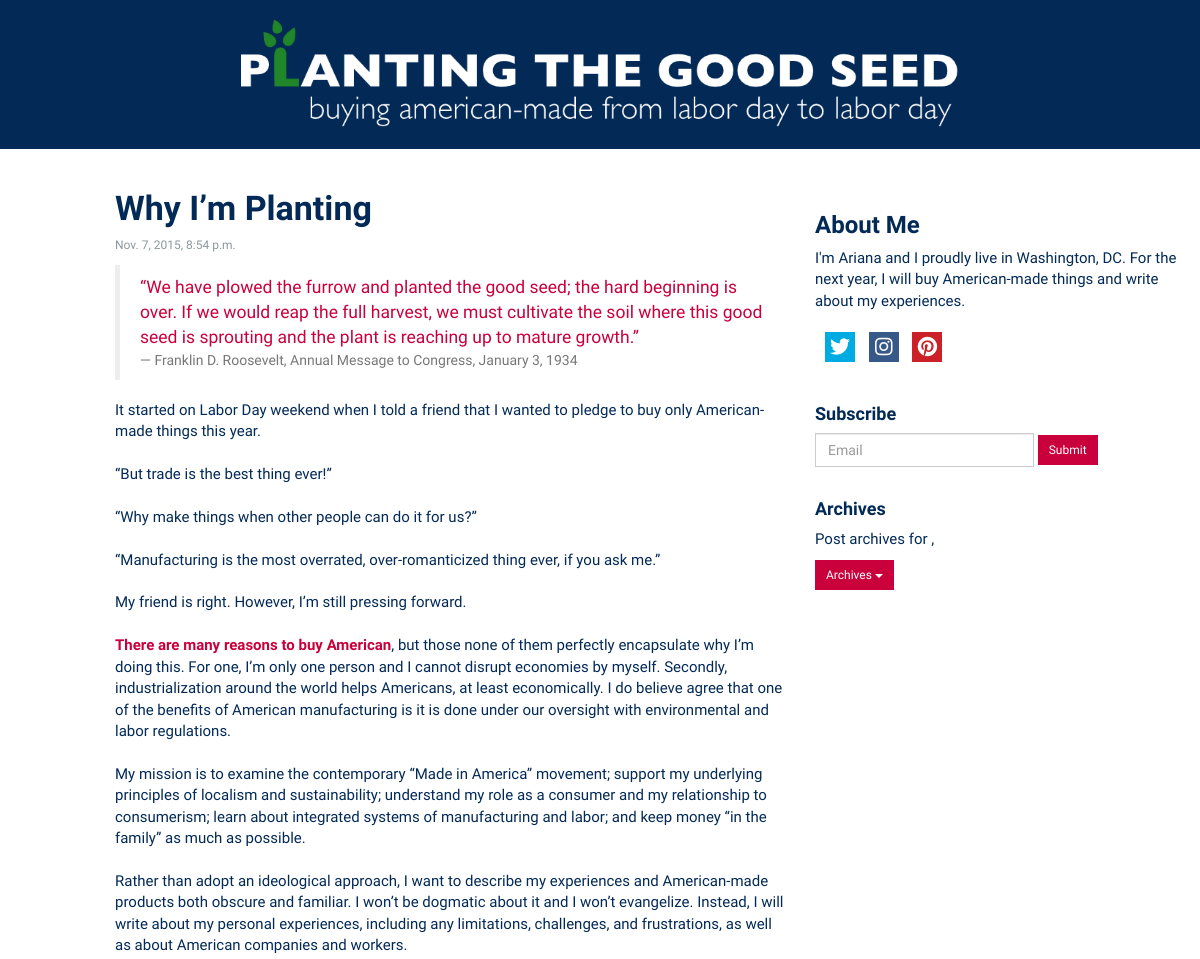
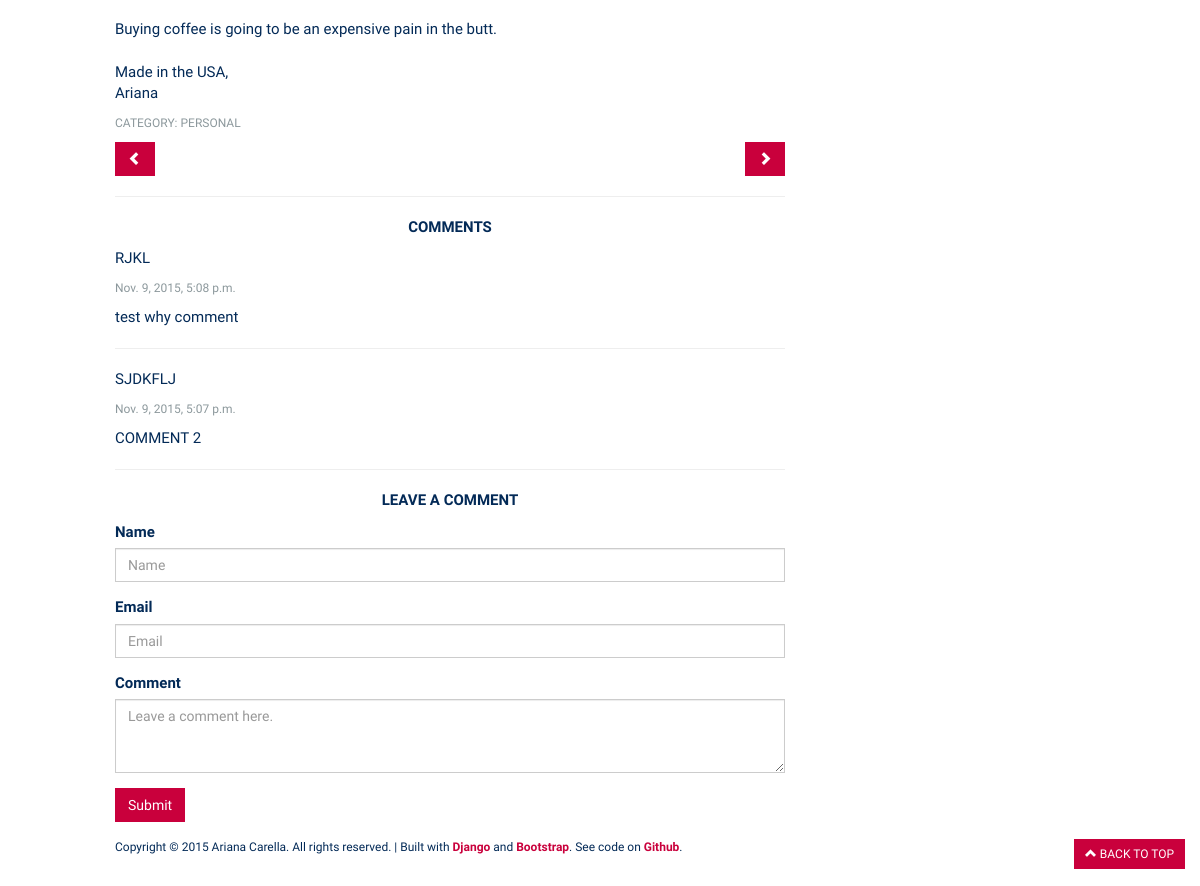
The app's page /post/1/ with its own data (2 pictures, top to bottom).
### blog/models.py (models this page shows, shortened)
class Post(models.Model):
	title = models.CharField(max_length = 255)
	pub_date = models.DateTimeField("date published")
	author = models.CharField(max_length = 255)
	blog_text = models.TextField()
	preview_text = models.TextField(blank = True)
	tags = TaggableManager()
	block_quote = models.TextField(blank = True)
	block_source = models.CharField(max_length = 255, blank = True)
	category = models.ForeignKey('blog.Category')
	def was_published_recently(self):
		return self.pub_date >= timezone.now - timedate.timedelta(days = 1)
	was_published_recently.admin_order_field = "pub_date"
	was_published_recently.boolean = True
	was_published_recently.short_description = "published recently?"

class Category(models.Model):
	title = models.CharField(max_length = 100, db_index = True)
	def __unicode__(self):
		return self.title

class Comment(models.Model):
	post_id = models.ForeignKey(Post, related_name="comments")
	comment_text = models.TextField()
	commenter_name = models.CharField(max_length=60)
	email = models.EmailField(max_length=254)
	time_stamp = models.DateTimeField(auto_now=True)

### thegoodseed/views.py (the view)
# urls.py: url(r'^post/(?P<blog_id>[0-9]+)/$', 'thegoodseed.views.detail', name='detail'),
def detail (request, blog_id):
	blog = Post.objects.get(pk=blog_id)
	comments = blog.comments.all()
	context = {
		"blog_id": blog_id,
		"blog": blog,
		"comments": comments,
	}
	return render(request, 'blog.html', context)

### templates/blog.html (shortened to what this page needs)
{% extends "base.html" %}
{% block container %}
{% load staticfiles %}
<div class="container-fluid header">
	<div class="row col-xs-8 col-xs-offset-2">
		<img src={% static "images/logofinal.png" %} class="img-responsive">
	</div>
</div>
<div class="container-fluid">
	<div class="row">
		<div class="col-md-1">
		</div>
		<div class="col-md-7 blogBody">
			<br>
			<h1>{{blog.title}}</h1>
				<p class="pub_date">{{blog.pub_date}}</p>
				<blockquote class="block">{{blog.block_quote}}
					<footer>{{blog.block_source}}</footer></blockquote>
				{% autoescape off %}
				<p>{{blog.blog_text}}<br>
				{% endautoescape %}
				<p class="category">CATEGORY: {{blog.category}}</p>
				<button type="button" class="btn btn-default" aria-label="Left Align"><span class="glyphicon glyphicon-chevron-left" aria-hidden="true"></span>
				</button>
				<button type="button" class="btn btn-default pull-right" aria-label="Right Align"><span class="glyphicon glyphicon-chevron-right" aria-hidden="true"></span>
					</button>
			<hr>
			<div class="comment_box">
				<p class="comment">Comments<p>
					{% for comment in comments %}
					<p class="commenter_name">{{comment.commenter_name}}</p>
					<p class="pub_date">{{comment.time_stamp}}</p>
					<p>{{comment.comment_text}}
					<hr>
				</p>
				{% endfor %}
			</div>
			<p class="comment">Leave a Comment<p>
			<form>
  				<div class="form-group">
    				<label for="commenter_name">Name</label>
  					 <input type="name" class="form-control" id="commenter_name" placeholder="Name">
  				</div>
  				<div class="form-group">
   					 <label for="email">Email</label>
   					 <input type="email" class="form-control" id="exampleInputEmail1" placeholder="Email">
  				</div>
  				<div class="form-group">
  					<label for="commenter_name">Comment</label>
  					<textarea class="form-control" rows="3" placeholder="Leave a comment here."></textarea>
  				</div>
 				<button type="submit" class="btn btn-default">Submit</button>
			</form>
			</div>
			<div class="col-md-4 sidebar">
				<br>
				<br>
				<h3>About Me</h3>
				<p>I'm Ariana and I proudly live in Washington, DC. For the next year, I will buy American-made things and write about my experiences.</p>
				<div class="social">
					<ul>
        				<li><a href="https://twitter.com/ArianaCarella"><i class="fa fa-large fa-twitter"></i></a></li>
        				<li><a href="https://instagram.com/arianacarella/"><i class="fa fa-large fa-instagram"></i></a></li>
        				<li><a href="#"><i class="fa fa-large fa-pinterest"></i></a></li>
        			</ul>
        		</div>
        		<br>
        		<div>
        			<h4>Subscribe<br></h4>
        				<form class="form-inline">
        					<div class="form-group">
        						<input type="email" class="form-control" id="exampleInputEmail1" placeholder="Email">
        					</div>
        					<button type="submit" class="btn btn-default btn-sm">Submit</button>
        				</form>
				</div>
				<br>
				<div>
				<h4>Archives</h4>
				<p>Post archives for {{ month|date:"F" }}, {{ month|date:"Y" }}</p>
					<div class="btn-group">
  						<button class="btn btn-default btn-sm dropdown-toggle" type="button" data-toggle="dropdown" aria-haspopup="true" aria-expanded="false">Archives  <span class="caret"></span>
  						</button>
					</div>
				</div>
			</div>
		</div>
	</div>
<footer>
	<div class="container-fluid footer">
		<div class="row">
			<div class="col-md-1">
			</div>
			<div class="col-md-7">
				<br>
				Copyright © 2015 Ariana Carella. All rights reserved.   |   Built with <a href="https://www.djangoproject.com/">Django</a> and <a href="http://getbootstrap.com/">Bootstrap</a>. See code on <a href="https://github.com/itsmeari">Github</a>.				<br>
				<br>
			</div>
			<div class="col-md-4 back_top">
				<br>
				<button type="button" class="btn btn-default btn-sm">
  <span class="glyphicon glyphicon-chevron-up" aria-hidden="true"></span>   BACK TO TOP
</button>
<br>
<br>
</footer>
{% endblock %}

### static/at_static/css/styles.css (style rules this page uses)
body { font-family: 'Quattrocento Sans', sans-serif; color: #032A57; font-size: 15px; }
h1 { font-family: 'Quattrocento Sans', sans-serif; font-size: 34px; font-weight: 700; }
h3 { font-family: 'Quattrocento Sans', sans-serif; font-weight: 700; }
h4 { font-weight: 700; }
.pub_date { color: #8C989C; font-size: 12px; }
.category { color: #8C989C; text-transform: uppercase; font-size: 12px; }
.header { background-color: #032A57; color: white; text-align: center; }
.blogBody { background-color: white; }
.block { color: #C9003C; }
.comment { text-transform: uppercase; font-weight: 700; text-align: center; }
.commenter_name { text-transform: uppercase; }
a:link { color: #C9003C; font-weight: 700; }
.sidebar { color: #032A57; }
.footer { color: #032A57; font-size: 12px; }
.back_top { text-align: right; font-weight: 700; }
.btn-default { background-color: #C9003C; border-color: #C9003C; border-radius: 0; color: white; }
.btn:after { clear: both; }
.form-control { border-radius: 0; }
.social { margin: 0; padding: 0; }
.social ul { margin: 0; padding: 5px; }
.social ul li { margin: 5px; list-style: none outside none; display: inline-block; }
.social i { width: 30px; height: 30px; color: #FFF; background-color: white; font-size: 20px; text-align: center; padding-top: 5px; border-radius: 50%; -moz-border-radius: 50%; -webkit-border-radius: 50%; -o-border-radius: 50%; transition: all ease 0.3s; -moz-transition: all ease 0.3s; -webkit-transition: all ease 0.3s; -o-transition: all ease 0.3s; -ms-transition: all ease 0.3s; }
.social .fa-instagram { background: #375989; }
.social .fa-pinterest { background: #CB2027; }
.social .fa-twitter { background: #00ABE3; }
* { -webkit-border-radius: 0 !important; -moz-border-radius: 0 !important; border-radius: 0 !important; }

### records on screen
Post: title "Why I’m Planting", pub_date "Nov. 7, 2015, 8:54 p.m.", block_quote "“We have plowed the furrow and planted the good seed; the hard beginning is over. If we would reap the full harvest, we must cultivate the soil where this good seed is sprouting and the plant is reaching up to mature growth.”", block_source "Franklin D. Roosevelt, Annual Message to Congress, January 3, 1934", blog_text "It started on Labor Day weekend when I told a friend that I wanted to pledge to buy only American-made things this year. “But trade is the best thing ever!” “Why make things when other people can do it for us?” “Manufacturing is the most overrated, over-romanticized thing ever, if you ask me.” My friend is right. However, I’m still pressing forward. There are many reasons to buy American , but those none of them perfectly encapsulate why I’m doing this. For one, I’m only one person and I cannot disrupt economies by myself. Secondly, industrialization around the world helps Americans, at least economically. I do believe agree that one of the benefits of American manufacturing is it is done…", category "PERSONAL"
Comment: commenter_name "RJKL", time_stamp "Nov. 9, 2015, 5:08 p.m.", comment_text "test why comment"
Comment: commenter_name "SJDKFLJ", time_stamp "Nov. 9, 2015, 5:07 p.m.", comment_text "COMMENT 2"
